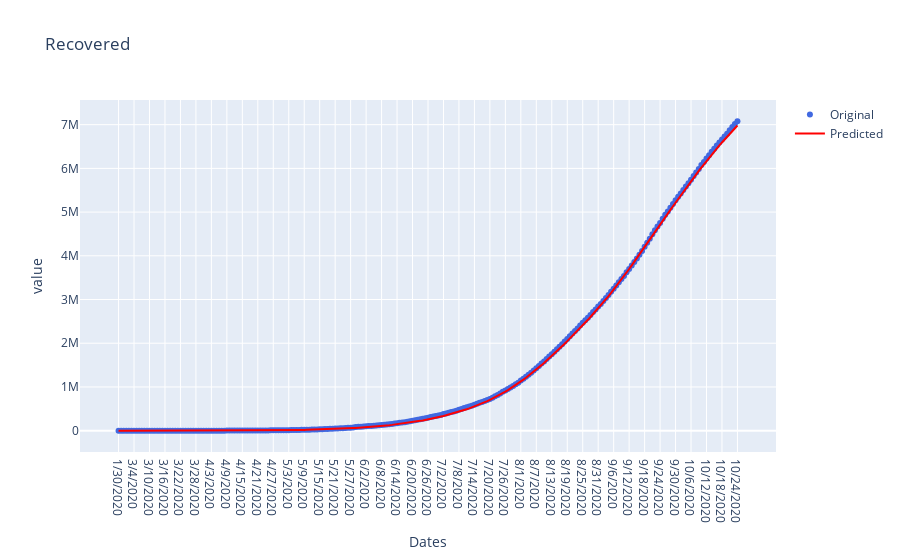

Notebook code cell kept with this figure:
### Code cell
#Recovered
fig=go.Figure()
fig.add_trace(go.Scatter(x=df_state['Date'], y=df_state['Recovered'],name='Original',
                         mode='markers',line=dict(color='royalblue',)))
fig.add_trace(go.Scatter(x=df_state['Date'], y=df_pred['Recovered'],name='Predicted',
                         line=dict(color='red',)))
fig.update_layout(title = "Recovered", xaxis = {'title':'Dates'}, yaxis = {'title':'value'})
#fig.update_xaxes(rangeslider_visible=True)
fig.show()

### Figure 1 — Plotly figure (JSON) as saved in the notebook; plotly's stock layout.template omitted (floating-point values rounded to 4 significant figures; data arrays with more than 128 entries replaced by an {"elided": "..."} marker saying what was removed)
{"data": [{"line": {"color": "royalblue"}, "mode": "markers", "name": "Original", "type": "scatter", "x": {"elided": "241 str values"}, "y": {"elided": "241 int values"}}, {"line": {"color": "red"}, "name": "Predicted", "type": "scatter", "x": {"elided": "241 str values"}, "y": {"elided": "241 float values"}}], "layout": {"title": {"text": "Recovered"}, "xaxis": {"title": {"text": "Dates"}}, "yaxis": {"title": {"text": "value"}}}}
